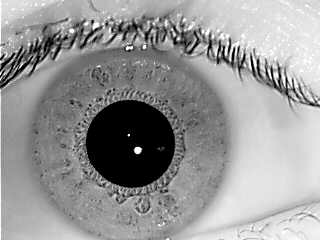
#> input picture code/images/01_L.bmp, 320 x 240 px, found by its file name
$ python segmentation.py
#> lines starting #> are read from the running program, lines starting #| are printed output that depends on the picture; after the words box and inside, x2 and y2 are one past the last pixel; in counts of white or black regions, pixels touching at a corner belong together

import matplotlib.pyplot as plt
import numpy as np
import cv2
import os
from skimage.morphology import erosion, dilation, opening, closing, white_tophat
from skimage.morphology import black_tophat, skeletonize, convex_hull_image
from skimage.morphology import disk
import scipy
from scipy import ndimage
def rgb2gray(rgb):
      return np.dot(rgb[...,:3], [0.299, 0.587, 0.114])
plt.figure(figsize=(15,15))
def center(gaussian_img):
    edges = cv2.Canny(gaussian_img,50,100)
    cimg = cv2.cvtColor(edges,cv2.COLOR_GRAY2BGR)
    circles = cv2.HoughCircles(edges,cv2.HOUGH_GRADIENT,1,20,
                            param1=50,param2=30,minRadius=0,maxRadius=0)
    circles = np.uint16(np.around(circles))
    center=circles[0,:]
    x=int(center[0,0])
    y=int(center[0,1])
    r=int(center[0,2])
    return (x,y,r)

def radius(gaussian_img):
    edges = cv2.Canny(gaussian_img,20,20)
    cimg = cv2.cvtColor(edges,cv2.COLOR_GRAY2BGR)
    circles = cv2.HoughCircles(edges,cv2.HOUGH_GRADIENT,1,20,
                            param1=50,param2=30,minRadius=0,maxRadius=0)
    circles = np.uint16(np.around(circles))
    circles=circles[0,:]
    circles = np.uint16(np.around(circles))
    radiuses=circles[:,2]
    x=[]
    for i in range(len(radiuses)):
        if(radiuses[i]<115 and radiuses[i]>100):
            x.append(radiuses[i])
    return int(np.mean(x))

path=os.getcwd()
path=os.path.join(path,r"code\IITD Database")

for i in range(100,125):
    img_path=os.path.join(path,str(i))
    img_path=os.path.join(img_path,"01_L.bmp")
    print(img_path)
    image=np.array(cv2.imread(img_path))
#> image is the input picture: shape (240, 320, 3); min 0, max 255, mean 150.8
    gray_img=np.uint8(rgb2gray(image))
    selem = disk(6)
    b_tophat = black_tophat(gray_img, selem)
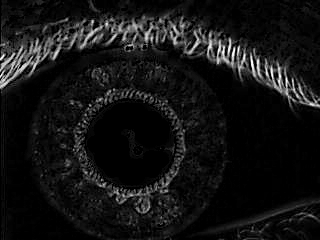
#> b_tophat: shape (240, 320); min 0, max 254, mean 19.6
    resultant_img=b_tophat+gray_img
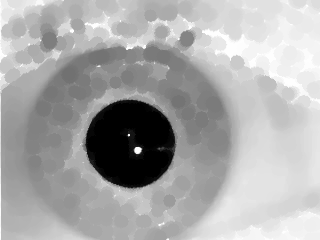
#> resultant_img: shape (240, 320); min 0, max 254, mean 170.2
    median_img = cv2.medianBlur(resultant_img,5)
    gaussian_img=scipy.ndimage.filters.gaussian_filter(median_img,
                                                       sigma=1.90, order=0,output=None,
                                                       mode='reflect',
                                                       cval=0.0, truncate=4.0)
    x,y,r=center(gaussian_img)
#> in center, `edges = cv2.Canny(gaussian_img,50,100)`:
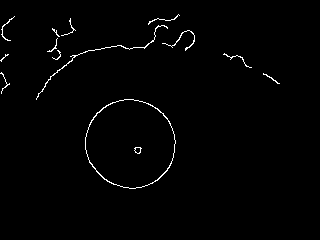
#> edges: shape (240, 320); 1.2% white in thin lines or dots, all inside (x1, y1, x2, y2) = (0, 14, 280, 189)
#> in center, `circles = cv2.HoughCircles(edges,cv2.HOUGH_GRADIENT,1,20, param1=50,pa..`: circles = [[129.5, 142.5, 44.4]]
#> in center, `circles = np.uint16(np.around(circles))`: circles = [[130, 142, 44]]
#> in center, `x=int(center[0,0])`: x = 130
#> in center, `y=int(center[0,1])`: y = 142
#> in center, `r=int(center[0,2])`: r = 44
#> x = 130; y = 142; r = 44
    R=radius(gaussian_img)
#> in radius, `edges = cv2.Canny(gaussian_img,20,20)`:
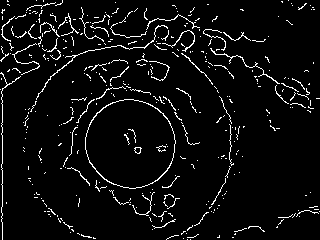
#> edges: shape (240, 320); 5.2% white in thin lines or dots
#> in radius, `cimg = cv2.cvtColor(edges,cv2.COLOR_GRAY2BGR)`: cimg: shape (240, 320, 3); 5.2% white in thin lines or dots
#> in radius, `circles = cv2.HoughCircles(edges,cv2.HOUGH_GRADIENT,1,20, param1=50,pa..`: circles = 42 rows, first 8: [114.5, 144.5, 114.3], [152.5, 113.5, 79.5], [159.5, 141.5, 73.2], [192.5, 129.5, 107.5], [148.5, 160.5, 80], [108.5, 121.5, 74.9], [84.5, 82.5, 65.5], [141.5, 131.5, 58.9]
#> in radius, `circles = np.uint16(np.around(circles))`: circles = 42 rows, first 8: [114, 144, 114], [152, 114, 80], [160, 142, 73], [192, 130, 108], [148, 160, 80], [108, 122, 75], [84, 82, 66], [142, 132, 59]
#> in radius, `radiuses=circles[:,2]`: radiuses = 42 values, max 114 at index 0, min 18 at index 35, mean 51.95
#> the loop in radius, `for i in range(len(radiuses)):` made 42 passes
#> after the loop in radius, `for i in range(len(radiuses)):`: x = [114, 108]
#> R = 111
    cv2.circle(image,(x,y),r,(255,0,0),2)
    cv2.circle(image,(x,y),int(R*1.01),(255,0,0),2)
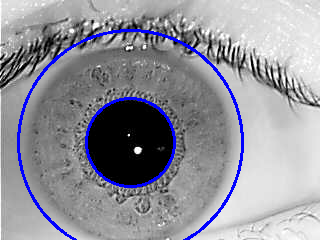
#> image: shape (240, 320, 3); mean B, G, R 155, 146.2, 146.2
    plt.grid(False)
    plt.subplot(5,5,i-99)
    plt.imshow(image,cmap ='gray')
plt.show()
#> figure, not shown here; B, G, R data is drawn as R, G, B
